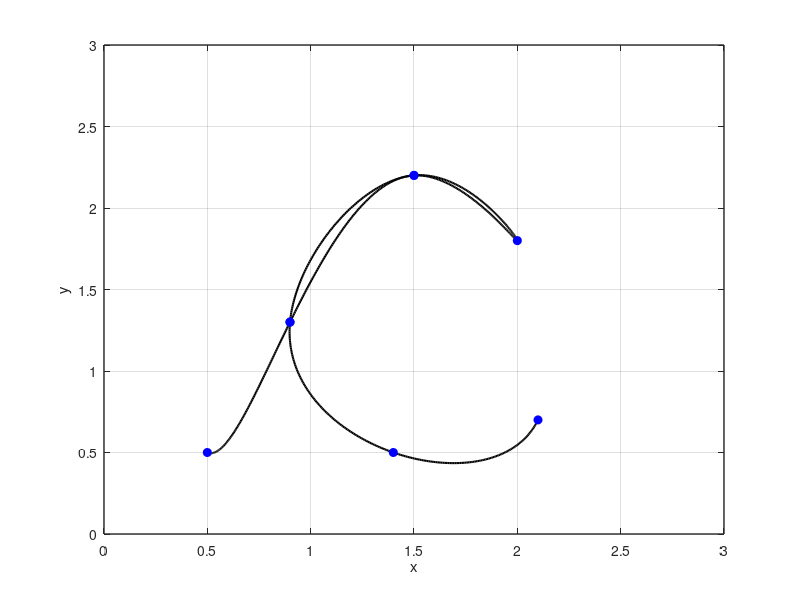

MATLAB code for this plot:
x = [0.5 0.9 1.5 2 1.5 0.9 1.4 2.1];
y = [0.5 1.3 2.2 1.8 2.2 1.3 0.5 0.7];

n = length(x);
t = 0:n-1;
tt = 0:0.01:n-1;

xx = spline(t, x, tt);
yy = spline(t, y, tt);

figure(1)
plot(xx, yy, 'k', 'LineWidth', 1.5)
hold on
plot(x, y , 'bo', 'MarkerFaceColor', 'b')
axis([0 3 0 3])
grid on
xlabel('x')
ylabel('y')
set(gca, 'FontSize', 10, 'LineWidth', 1)
grid on